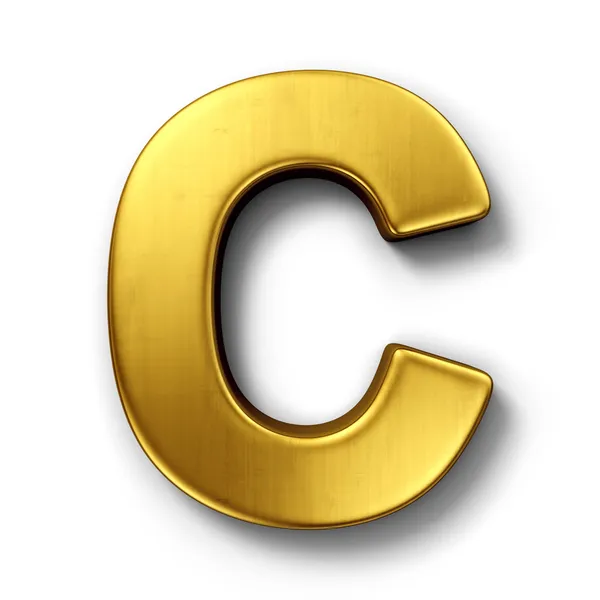
#> input picture images/C.jpg, 600 x 600 px
$ jupyter execute Clase_5.ipynb
#> lines starting #> are read from the running program, lines starting #| are printed output that depends on the picture
[cell 1]
import cv2
import numpy as np

[cell 2]
imagen = cv2.imread("./images/C.jpg")
#> imagen is the input picture: shape (600, 600, 3); mean B, G, R 188, 218, 228.1

cv2.imshow("B", imagen)
cv2.waitKey(0)
cv2.destroyAllWindows()

[cell 3]
imgen_bin = np.zeros_like(imagen)

cv2.imshow("Zeros", imgen_bin)
cv2.waitKey(0)
cv2.destroyAllWindows()

[cell 4]
r, c, d = imagen.shape
#> r = 600; c = 600; d = 3
def clasificador(imagen):

    #r  29, 204
    #g  78, 217
    #b  212, 253
    #BGR

    for i in range(r):
        for j in range(c):
            if imagen[i, j, 0] >= 212 and imagen[i, j, 0] <251:
                if imagen[i, j, 1] >= 78 and imagen[i, j, 1] <=217:
                    if imagen[i, j, 2] >= 29 and imagen[i, j, 2] <=202:
                        imgen_bin[i,j,0], imgen_bin[i,j,1], imgen_bin[i,j,2] = 255,255,255

clasificador(imagen)

[cell 5]
#imgen_bin[:,:,0], imgen_bin[:,:,1], imgen_bin[:,:,2] = 255,255,255
cv2.imshow("Zeros", imgen_bin)
cv2.waitKey(0)
cv2.destroyAllWindows()

[cell 6]
imagen_b1 = imagen.copy() * 0.3
imagen_b1 = np.asarray(imagen_b1, dtype = np.uint8)
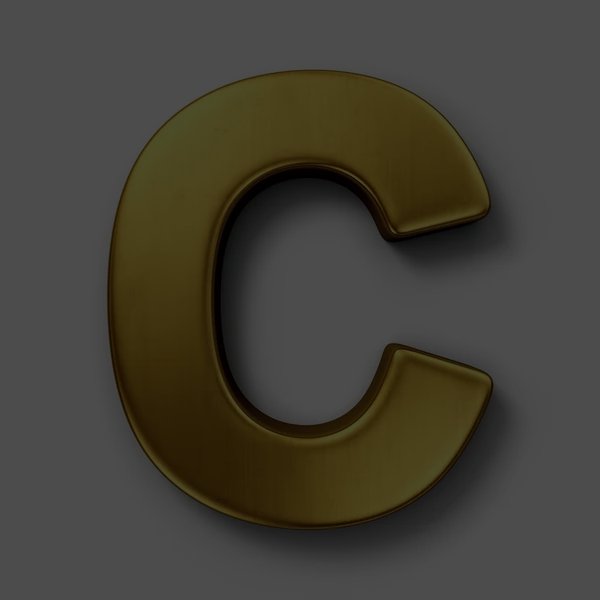
#> imagen_b1: shape (600, 600, 3); mean B, G, R 55.9, 64.9, 68

cv2.imshow("Alpha", imagen_b1)
cv2.waitKey(0)
cv2.destroyAllWindows()

[cell 7]
imagen_cr = imagen.copy()
imagen = np.asarray(imagen, dtype = np.uint16)

count = 0
count_z = 0

for i in range(r):
    for j in range(c):
        sumaRGB = (imagen[i,j,2] + imagen[i,j,1] + imagen[i,j,0])
        if imagen[i,j,2] + imagen[i,j,1] + imagen[i,j,0] !=0:
            imagen_cr[i,j,2] = imagen[i,j,2] / sumaRGB
            imagen_cr[i,j,1] = imagen[i,j,1] / sumaRGB
            imagen_cr[i,j,0] = imagen[i,j,0] / sumaRGB
            count +=1
        else:
            imagen_cr[i,j,2] = imagen[i,j,2] / 1
            imagen_cr[i,j,1] = imagen[i,j,1] / 1
            imagen_cr[i,j,0] = imagen[i,j,0] / 1
            count_z += 1
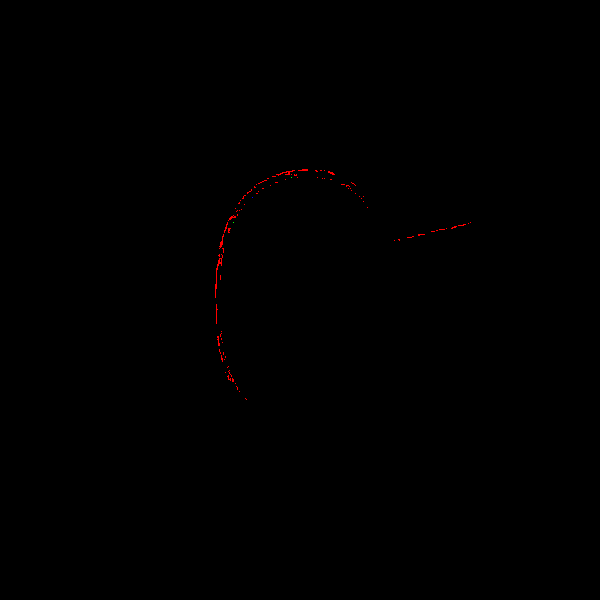
#> imagen_cr: shape (600, 600, 3); mean B, G, R 2.78e-06, 5.56e-06, 0.00129; drawn with 1 as white
#> after the loop, count = 359974; count_z = 26

imagen = np.asarray(imagen, dtype = np.uint8)

#imagen_cr = np.asarray(imagen_cr, dtype = np.uint8)
cv2.imshow("Chromatic", imagen_cr)
cv2.waitKey(0)
cv2.destroyAllWindows()
